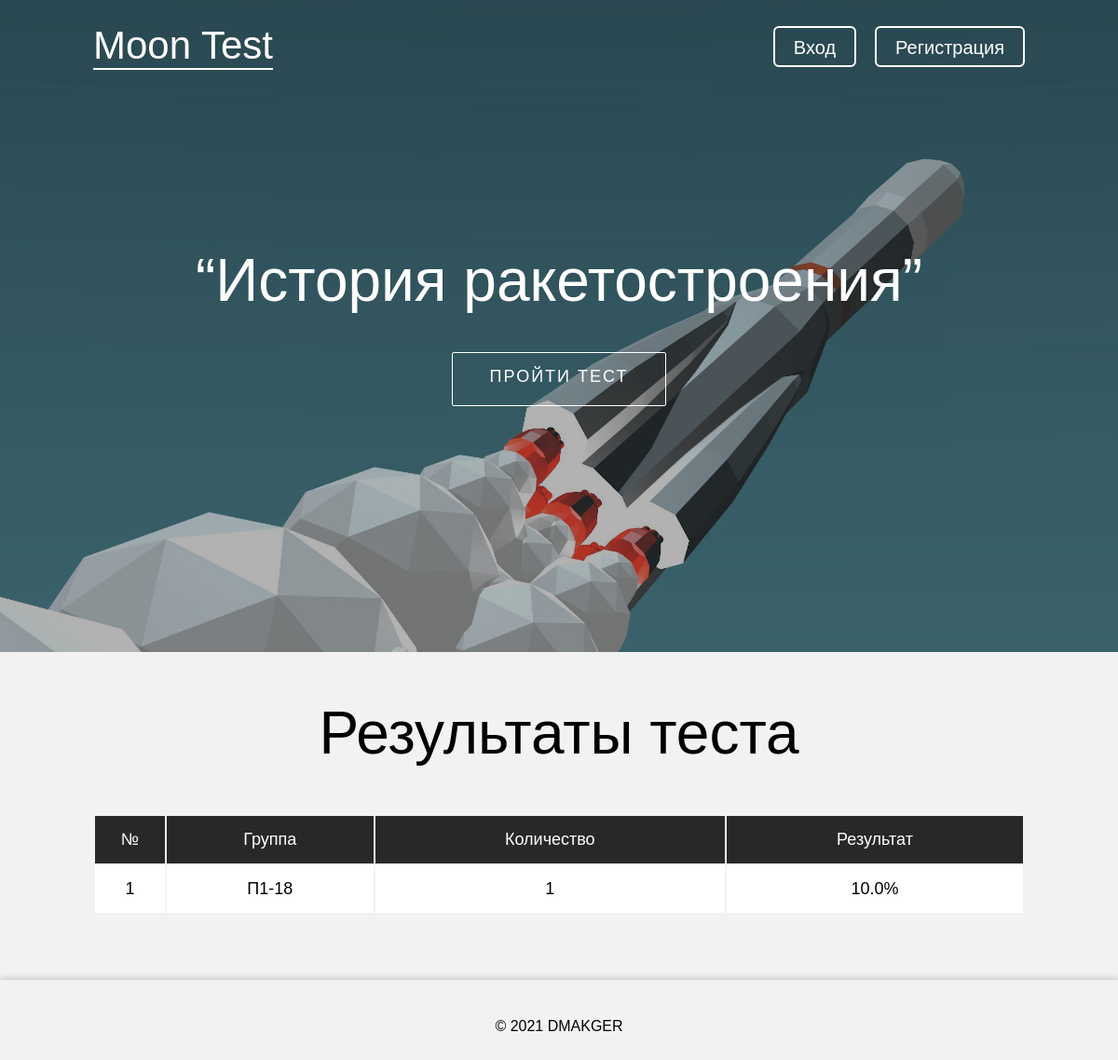
Page /tests/history-of-rocketry/ on the committed database.
### moon_test_app/models.py (models this page shows, shortened)
class Test(models.Model):
    title = models.CharField(max_length=200)
    url = models.SlugField()
    tag = models.CharField(max_length=50)
    difficult = models.FloatField()
    questions = models.TextField()
    image = models.ImageField()

class ResultTest(models.Model):
    test_id = models.IntegerField()
    name = models.CharField(max_length=200)
    group = models.CharField(max_length=200)
    result = models.FloatField()
    def get_result_group(self, test_id):
        test_results = ResultTest.objects.filter(test_id=test_id)
        groups = dict()
        for obj in test_results:
            if obj.group not in groups:
                groups[obj.group] = {
                    'amount': 0,
                    'result': 0
                }
            groups[obj.group]['amount'] += 1
            groups[obj.group]['result'] += obj.result
        for group in groups:
            groups[group]['result'] = round(groups[group]['result'] / groups[group]['amount'], 2)
        sorted_groups = sorted(groups.items(), key=lambda x: x[1]['result'], reverse=True)
        result_groups = list()
        count = 1
        for group in sorted_groups:
            result_groups.append({
                'number': count,
                'name_group': group[0],
                'number_of_users': group[1]['amount'],
                'result': group[1]['result']
            })
            count += 1
        return result_groups

### moon_test_app/views.py (the view)
# urls.py: path('tests/<slug>/', TestDetailView.as_view(), name='test_detail'),
class TestDetailView(View):
    def get(self, request, slug, *args, **kwargs):
        test = get_object_or_404(Test, url=slug)
        result_groups = ResultTest().get_result_group(test.id)
        return render(request, 'moon_test_app/test_detail.html', context={
            'test': test,
            'groups': result_groups
        })

### moon_test_app/templates/moon_test_app/test_detail.html (shortened to what this page needs)
{% extends './base.html' %}
{% load static %}
{% block content %}
<div class="page-1"
    style="
        background: url(/media/{{test.image}});
        background-repeat: no-repeat;
        background-size: cover;
        background-attachment: fixed;
        background-position: center;
    ">
    <div class="shadow">
        <p class="title">{{ test.title }}</p>
        <a href="{% url 'test_qa' slug=test.url %}" class="start_test">Пройти тест</a>
    </div>
</div>
<div class="page-2">
    {% if groups|length != 0 %}
    <p class="title">Результаты теста</p>
    <table class="results">
        <tr class="title">
            <td class="number">№</td>
            <td class="group">Группа</td>
            <td class="amount">Количество</td>
            <td class="result">Результат</td>
        </tr>
        {% for group in groups %}
        <tr>
            <td class="number">{{ group.number }}</td>
            <td class="group">{{ group.name_group }}</td>
            <td class="amount">{{ group.number_of_users }}</td>
            <td class="result">{{ group.result }}%</td>
        </tr>
        {% endfor %}
    </table>
    {% else %}
    <p class='empty'>Ещё никто не осмелился решить данный тест. Испытаешь ли ты свою судьбу?</p>
    {% endif %}
</div>
{% endblock %}
{% block css %}
    <link rel="stylesheet" href="{% static '/css/test_detail.css' %}">
{% endblock %}

### moon_test_app/static/css/base.css (style rules this page uses)
*, *::before, *::after { margin: 0; padding: 0; }
a { text-decoration: none; }
body { background-color: #F2F2F2; font-family: 'William', sans-serif; }

### moon_test_app/static/css/test_detail.css (style rules this page uses)
.page-1 { height: 90vh; max-height: 700px; display: flex; align-items: center; justify-content: center; text-align: center; color: #fff; }
.shadow { background: rgba(0, 0, 0, 0.3); width: 100%; height: 100%; display: flex; flex-direction: column; align-items: center; justify-content: center; transition: ease 0.25s; }
.page-1 p.title { font-size: 64px; margin-bottom: 40px; }
.page-1 a.start_test { padding: 15px 40px 20px; border: 1px solid #fff; border-radius: 2px; color: #fff; text-decoration: none; font-family: 'Basic', sans-serif; font-size: 18px; transition: ease 0.25s; text-transform: uppercase; letter-spacing: 2px; }
.page-2 { max-width: 1000px; display: flex; flex-direction: column; justify-content: center; align-items: center; margin: 50px auto 20px; }
.page-2 p.title { font-size: 64px; text-align: center; margin-bottom: 50px; }
.page-2 table { width: 100%; margin-bottom: 50px; }
.page-2 table tr.title td { background-color: #282828; color: #fff; }
.page-2 table tr.title td { font-size: 18px; padding: 15px 0px; border: none; }
.page-2 table td { background-color: #fff; padding: 15px 0px; text-align: center; font-size: 18px; }

### rows in the picture
Test: image (picture), title "“История ракетостроения”"
ResultTest: name_group "П1-18"

### other values in the picture
{{ group.number }} "1"
{{ group.number_of_users }} "1"
{{ group.result }} "10.0"
